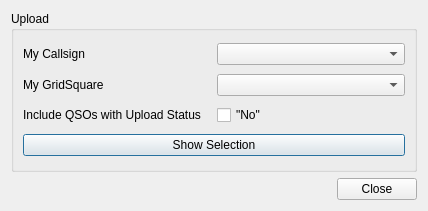
<?xml version="1.0" encoding="UTF-8"?>
<ui version="4.0">
 <class>ClublogDialog</class>
 <widget class="QDialog" name="ClublogDialog">
  <property name="geometry">
   <rect>
    <x>0</x>
    <y>0</y>
    <width>428</width>
    <height>211</height>
   </rect>
  </property>
  <property name="windowTitle">
   <string>Clublog</string>
  </property>
  <layout class="QVBoxLayout" name="verticalLayout">
   <item>
    <widget class="QGroupBox" name="groupBox">
     <property name="title">
      <string>Upload</string>
     </property>
     <layout class="QGridLayout" name="gridLayout">
      <item row="1" column="0">
       <widget class="QLabel" name="myGridLabel">
        <property name="text">
         <string>My GridSquare</string>
        </property>
       </widget>
      </item>
      <item row="0" column="1">
       <widget class="QComboBox" name="myCallsignCombo"/>
      </item>
      <item row="0" column="0">
       <widget class="QLabel" name="myCallsignLabel">
        <property name="text">
         <string>My Callsign</string>
        </property>
       </widget>
      </item>
      <item row="3" column="0" colspan="2">
       <widget class="QPushButton" name="showButton">
        <property name="text">
         <string>Show Selection</string>
        </property>
       </widget>
      </item>
      <item row="1" column="1">
       <widget class="QComboBox" name="myGridCombo"/>
      </item>
      <item row="2" column="0">
       <widget class="QLabel" name="addlUploadStatusLabel">
        <property name="text">
         <string>Include QSOs with Upload Status</string>
        </property>
       </widget>
      </item>
      <item row="2" column="1">
       <layout class="QHBoxLayout" name="horizontalLayout">
        <item>
         <widget class="QCheckBox" name="addlUploadStatusN">
          <property name="toolTip">
           <string>Under normal circumstances this status means &lt;b&gt;&quot;do not upload&quot;&lt;/b&gt;.&lt;br/&gt;However, it may sometimes be wanted to ignore this setting when uploading a QSL.</string>
          </property>
          <property name="text">
           <string>&quot;No&quot;</string>
          </property>
         </widget>
        </item>
       </layout>
      </item>
     </layout>
    </widget>
   </item>
   <item>
    <widget class="QDialogButtonBox" name="buttonBox">
     <property name="orientation">
      <enum>Qt::Horizontal</enum>
     </property>
     <property name="standardButtons">
      <set>QDialogButtonBox::Close</set>
     </property>
    </widget>
   </item>
  </layout>
 </widget>
 <resources/>
 <connections>
  <connection>
   <sender>buttonBox</sender>
   <signal>accepted()</signal>
   <receiver>ClublogDialog</receiver>
   <slot>accept()</slot>
   <hints>
    <hint type="sourcelabel">
     <x>248</x>
     <y>254</y>
    </hint>
    <hint type="destinationlabel">
     <x>157</x>
     <y>274</y>
    </hint>
   </hints>
  </connection>
  <connection>
   <sender>buttonBox</sender>
   <signal>rejected()</signal>
   <receiver>ClublogDialog</receiver>
   <slot>reject()</slot>
   <hints>
    <hint type="sourcelabel">
     <x>316</x>
     <y>260</y>
    </hint>
    <hint type="destinationlabel">
     <x>286</x>
     <y>274</y>
    </hint>
   </hints>
  </connection>
  <connection>
   <sender>showButton</sender>
   <signal>clicked()</signal>
   <receiver>ClublogDialog</receiver>
   <slot>upload()</slot>
   <hints>
    <hint type="sourcelabel">
     <x>199</x>
     <y>127</y>
    </hint>
    <hint type="destinationlabel">
     <x>199</x>
     <y>98</y>
    </hint>
   </hints>
  </connection>
  <connection>
   <sender>myCallsignCombo</sender>
   <signal>currentTextChanged(QString)</signal>
   <receiver>ClublogDialog</receiver>
   <slot>uploadCallsignChanged(QString)</slot>
   <hints>
    <hint type="sourcelabel">
     <x>290</x>
     <y>57</y>
    </hint>
    <hint type="destinationlabel">
     <x>199</x>
     <y>98</y>
    </hint>
   </hints>
  </connection>
 </connections>
 <slots>
  <slot>upload()</slot>
  <slot>uploadCallsignChanged(QString)</slot>
 </slots>
</ui>
